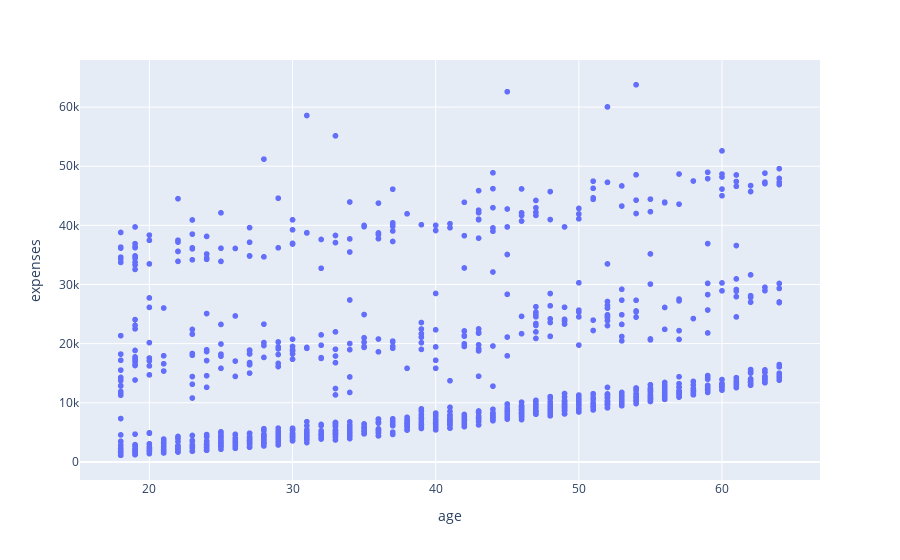

The cell this chart's notebook holds for it:
### Code cell
px.scatter(df,x = 'age' , y = 'expenses')

### Figure 1 — Plotly figure (JSON) as saved in the notebook; plotly's stock layout.template omitted (floating-point values rounded to 4 significant figures; data arrays with more than 128 entries replaced by an {"elided": "..."} marker saying what was removed)
{"data": [{"hovertemplate": "age=%{x}<br>expenses=%{y}<extra></extra>", "legendgroup": "", "marker": {"color": "#636efa", "symbol": "circle"}, "mode": "markers", "name": "", "showlegend": false, "type": "scattergl", "x": {"elided": "1338 int values"}, "xaxis": "x", "y": {"elided": "1338 float values"}, "yaxis": "y"}], "layout": {"legend": {"tracegroupgap": 0}, "margin": {"t": 60}, "xaxis": {"anchor": "y", "domain": [0, 1], "title": {"text": "age"}}, "yaxis": {"anchor": "x", "domain": [0, 1], "title": {"text": "expenses"}}}}
